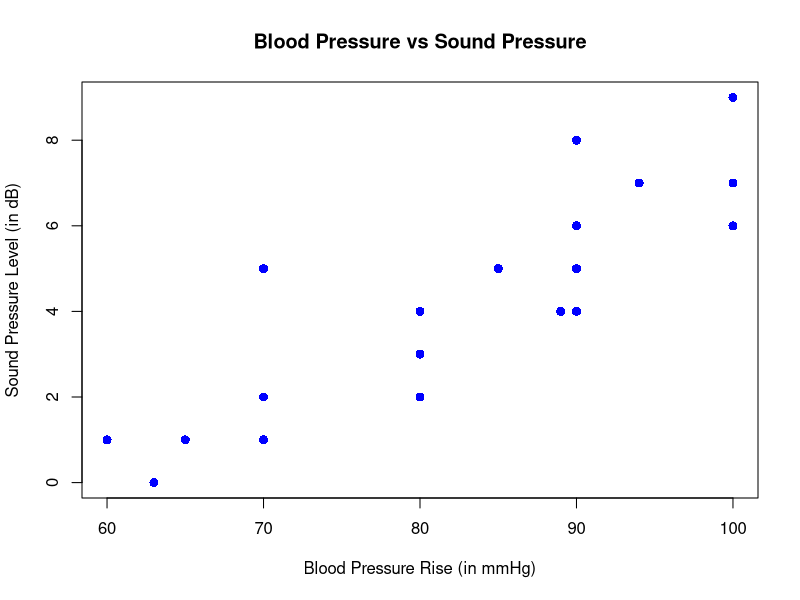
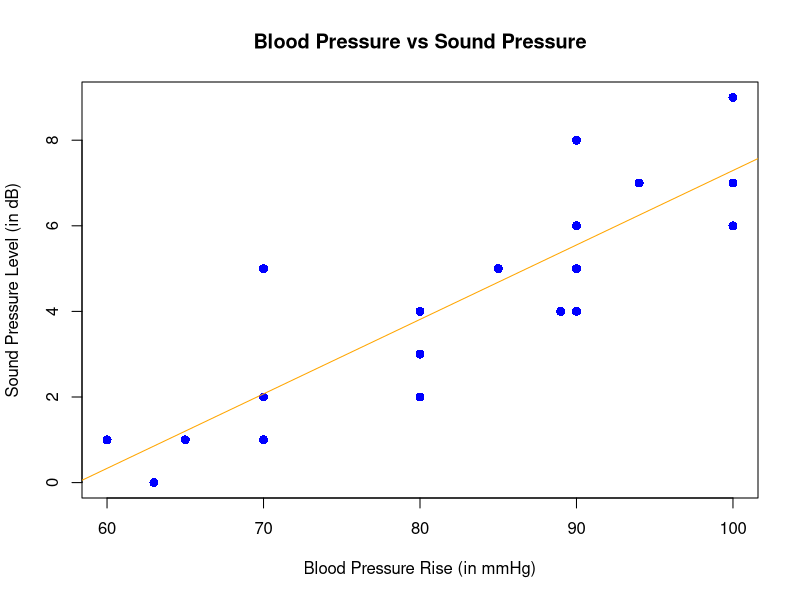
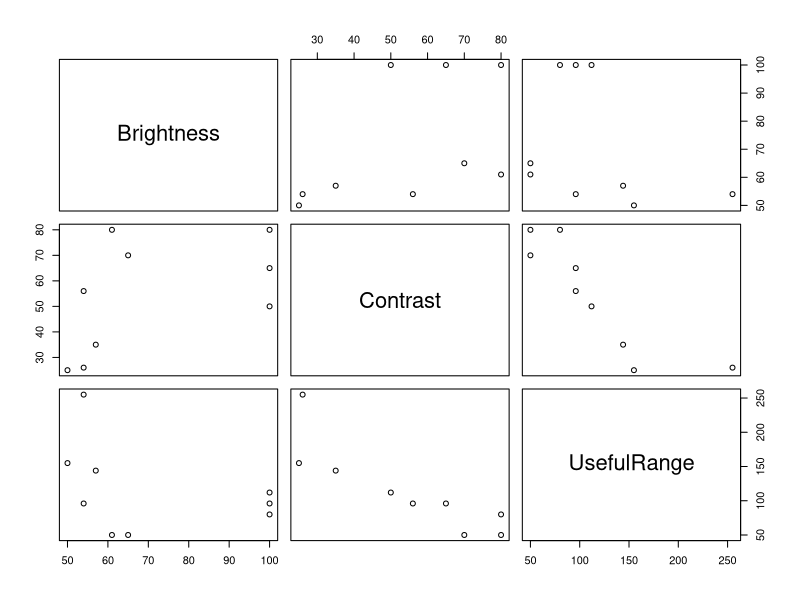

R code for these plots, in order:
## ---- chunk 1
knitr::opts_chunk$set(echo = TRUE)
## ---- chunk 2
x <- c(60, 63, 65, 70, 70, 70, 80, 90, 80, 80, 85, 89, 90, 90, 90, 90, 94, 100, 100, 100)
y <- c(1, 0, 1, 2, 5, 1, 4, 6, 2, 3, 5, 4, 6, 8, 4, 5, 7, 9, 7, 6)
plot(x,y, pch=16, cex=1.2, col="blue", main="Blood Pressure vs Sound Pressure", xlab="Blood Pressure Rise (in mmHg)", ylab="Sound Pressure Level (in dB)")
## ---- chunk 3
library(knitr)
x <- c(60, 63, 65, 70, 70, 70, 80, 90, 80, 80, 85, 89, 90, 90, 90, 90, 94, 100, 100, 100)
y <- c(1, 0, 1, 2, 5, 1, 4, 6, 2, 3, 5, 4, 6, 8, 4, 5, 7, 9, 7, 6)
sums <- data.frame(x, y, x^2, x*y)
kable(sums, "pipe", col.names=c("$x$", "$y$", "$x^2$", "$xy$"), align=c("l", "l", "l", "l"), caption="Values needed for the equation:")
## ---- chunk 4
x <- c(60, 63, 65, 70, 70, 70, 80, 90, 80, 80, 85, 89, 90, 90, 90, 90, 94, 100, 100, 100)
y <- c(1, 0, 1, 2, 5, 1, 4, 6, 2, 3, 5, 4, 6, 8, 4, 5, 7, 9, 7, 6)
plot(x,y, pch=16, cex=1.2, col="blue", main="Blood Pressure vs Sound Pressure", xlab="Blood Pressure Rise (in mmHg)", ylab="Sound Pressure Level (in dB)")
abline(-10.107, 0.174, col="orange")

## ---- chunk 5
x <- c(60, 63, 65, 70, 70, 70, 80, 90, 80, 80, 85, 89, 90, 90, 90, 90, 94, 100, 100, 100)
y <- c(1, 0, 1, 2, 5, 1, 4, 6, 2, 3, 5, 4, 6, 8, 4, 5, 7, 9, 7, 6)
yline <- c(0.174 * x)-10.107
sig <- (sum((y-yline)^2))/18
sig
## ---- chunk 6
oc.data <- data.frame(
  Brightness = c(54, 61, 65, 100, 100, 100, 50, 57, 54),
  Contrast = c(56, 80, 70, 50, 65, 80, 25, 35, 26),
  UsefulRange = c(96, 50, 50, 112, 96, 80, 155, 144, 255))

plot(oc.data)
## ---- chunk 7
multiple.regression <- lm(UsefulRange ~ Brightness + Contrast, data=oc.data)
summary(multiple.regression)
## ---- chunk 8
Brightness <- c(54, 61, 65, 100, 100, 100, 50, 57, 54)
Contrast <- c(56, 80, 70, 50, 65, 80, 25, 35, 26)
UsefulRange = c(96, 50, 50, 112, 96, 80, 155, 144, 255)
yhat <- c(238.5569 + (0.3339*Brightness) + (-2.7167*Contrast))
sse <- sum((UsefulRange-yhat)^2)
sse
## ---- chunk 9
pt(0.49371, 8)
## ---- chunk 10
pt(-3.94467838, 8)
